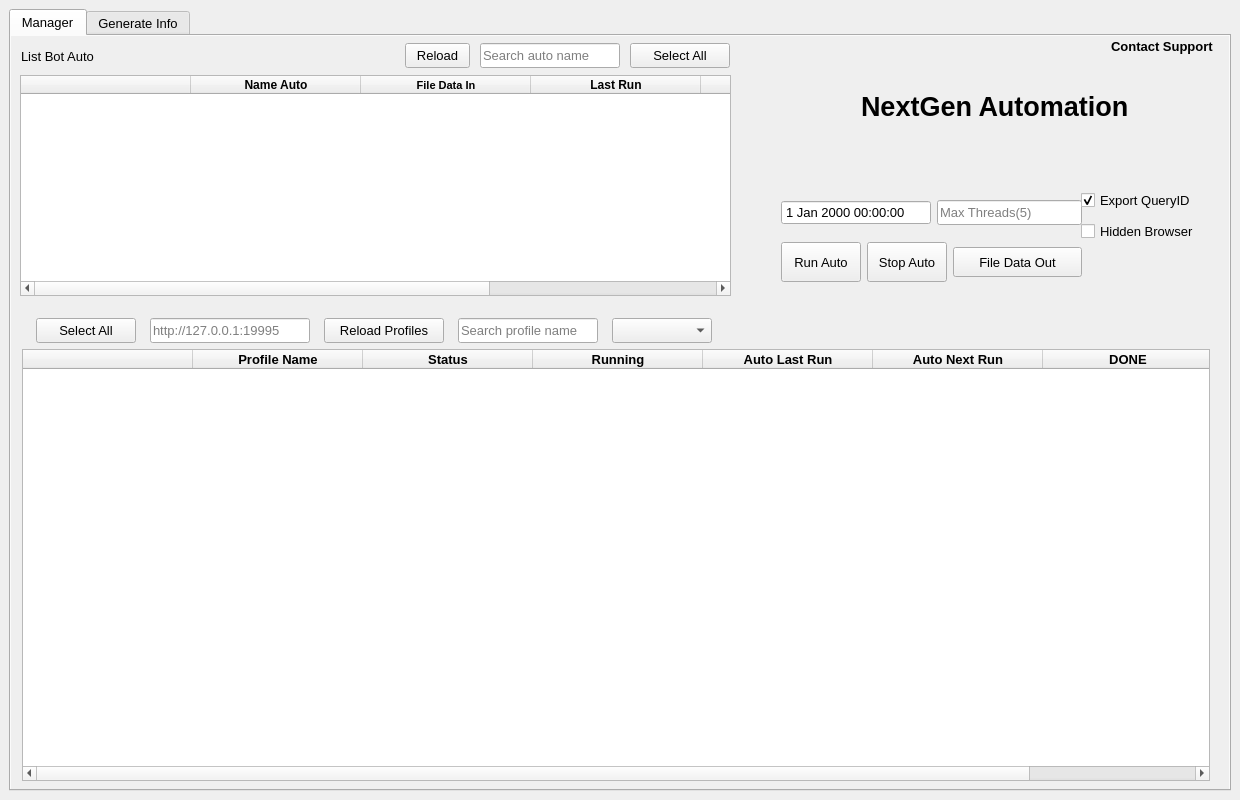
<?xml version="1.0" encoding="UTF-8"?>
<ui version="4.0">
 <class>MyMainWindow</class>
 <widget class="QMainWindow" name="MyMainWindow">
  <property name="geometry">
   <rect>
    <x>0</x>
    <y>0</y>
    <width>1240</width>
    <height>800</height>
   </rect>
  </property>
  <property name="minimumSize">
   <size>
    <width>1240</width>
    <height>700</height>
   </size>
  </property>
  <property name="maximumSize">
   <size>
    <width>1240</width>
    <height>800</height>
   </size>
  </property>
  <property name="font">
   <font>
    <family>Arial</family>
    <pointsize>10</pointsize>
   </font>
  </property>
  <property name="windowTitle">
   <string>NextGen Automation</string>
  </property>
  <property name="documentMode">
   <bool>false</bool>
  </property>
  <property name="tabShape">
   <enum>QTabWidget::Triangular</enum>
  </property>
  <property name="dockNestingEnabled">
   <bool>false</bool>
  </property>
  <widget class="QWidget" name="centralwidget">
   <property name="minimumSize">
    <size>
     <width>1240</width>
     <height>700</height>
    </size>
   </property>
   <property name="maximumSize">
    <size>
     <width>1240</width>
     <height>800</height>
    </size>
   </property>
   <property name="focusPolicy">
    <enum>Qt::TabFocus</enum>
   </property>
   <layout class="QVBoxLayout" name="verticalLayout">
    <item>
     <widget class="QTabWidget" name="tabWidget">
      <property name="autoFillBackground">
       <bool>true</bool>
      </property>
      <property name="currentIndex">
       <number>0</number>
      </property>
      <widget class="QWidget" name="tab">
       <property name="autoFillBackground">
        <bool>true</bool>
       </property>
       <attribute name="title">
        <string>Manager</string>
       </attribute>
       <widget class="QWidget" name="widget_6" native="true">
        <property name="geometry">
         <rect>
          <x>5</x>
          <y>270</y>
          <width>1200</width>
          <height>481</height>
         </rect>
        </property>
        <property name="maximumSize">
         <size>
          <width>1200</width>
          <height>16777215</height>
         </size>
        </property>
        <property name="autoFillBackground">
         <bool>true</bool>
        </property>
        <layout class="QVBoxLayout" name="verticalLayout_3">
         <property name="leftMargin">
          <number>6</number>
         </property>
         <property name="topMargin">
          <number>6</number>
         </property>
         <property name="rightMargin">
          <number>6</number>
         </property>
         <property name="bottomMargin">
          <number>6</number>
         </property>
         <item>
          <widget class="QWidget" name="widget_20" native="true">
           <property name="maximumSize">
            <size>
             <width>700</width>
             <height>40</height>
            </size>
           </property>
           <layout class="QHBoxLayout" name="horizontalLayout_17">
            <property name="spacing">
             <number>6</number>
            </property>
            <property name="leftMargin">
             <number>6</number>
            </property>
            <property name="topMargin">
             <number>6</number>
            </property>
            <property name="rightMargin">
             <number>0</number>
            </property>
            <property name="bottomMargin">
             <number>0</number>
            </property>
            <item>
             <widget class="QPushButton" name="btn_select_all_profiles">
              <property name="minimumSize">
               <size>
                <width>100</width>
                <height>25</height>
               </size>
              </property>
              <property name="maximumSize">
               <size>
                <width>100</width>
                <height>16777215</height>
               </size>
              </property>
              <property name="cursor">
               <cursorShape>PointingHandCursor</cursorShape>
              </property>
              <property name="text">
               <string>Select All</string>
              </property>
             </widget>
            </item>
            <item>
             <widget class="QLineEdit" name="in_api_url">
              <property name="enabled">
               <bool>true</bool>
              </property>
              <property name="minimumSize">
               <size>
                <width>0</width>
                <height>25</height>
               </size>
              </property>
              <property name="maximumSize">
               <size>
                <width>160</width>
                <height>16777215</height>
               </size>
              </property>
              <property name="font">
               <font>
                <pointsize>10</pointsize>
               </font>
              </property>
              <property name="placeholderText">
               <string>http://127.0.0.1:19995</string>
              </property>
             </widget>
            </item>
            <item>
             <widget class="QPushButton" name="btn_reload_profiles">
              <property name="minimumSize">
               <size>
                <width>120</width>
                <height>25</height>
               </size>
              </property>
              <property name="maximumSize">
               <size>
                <width>120</width>
                <height>16777215</height>
               </size>
              </property>
              <property name="cursor">
               <cursorShape>PointingHandCursor</cursorShape>
              </property>
              <property name="text">
               <string>Reload Profiles</string>
              </property>
             </widget>
            </item>
            <item>
             <widget class="QLineEdit" name="in_search_profiles">
              <property name="enabled">
               <bool>true</bool>
              </property>
              <property name="minimumSize">
               <size>
                <width>0</width>
                <height>25</height>
               </size>
              </property>
              <property name="maximumSize">
               <size>
                <width>140</width>
                <height>16777215</height>
               </size>
              </property>
              <property name="font">
               <font>
                <pointsize>10</pointsize>
               </font>
              </property>
              <property name="placeholderText">
               <string>Search profile name</string>
              </property>
             </widget>
            </item>
            <item>
             <widget class="QComboBox" name="cb_groups_profile">
              <property name="minimumSize">
               <size>
                <width>0</width>
                <height>25</height>
               </size>
              </property>
              <property name="maximumSize">
               <size>
                <width>100</width>
                <height>16777215</height>
               </size>
              </property>
             </widget>
            </item>
           </layout>
          </widget>
         </item>
         <item>
          <widget class="QTableWidget" name="table_list_profiles">
           <property name="minimumSize">
            <size>
             <width>0</width>
             <height>0</height>
            </size>
           </property>
           <property name="maximumSize">
            <size>
             <width>1230</width>
             <height>16777215</height>
            </size>
           </property>
           <property name="cursor" stdset="0">
            <cursorShape>ArrowCursor</cursorShape>
           </property>
           <property name="autoFillBackground">
            <bool>true</bool>
           </property>
           <property name="styleSheet">
            <string notr="true">#QHeaderView::section {
	border-bottom: 1px solid #D8D8D8;
}
 </string>
           </property>
           <property name="inputMethodHints">
            <set>Qt::ImhNone</set>
           </property>
           <property name="lineWidth">
            <number>1</number>
           </property>
           <property name="midLineWidth">
            <number>0</number>
           </property>
           <property name="editTriggers">
            <set>QAbstractItemView::NoEditTriggers</set>
           </property>
           <property name="showDropIndicator" stdset="0">
            <bool>false</bool>
           </property>
           <property name="dragDropOverwriteMode">
            <bool>false</bool>
           </property>
           <property name="alternatingRowColors">
            <bool>true</bool>
           </property>
           <property name="selectionMode">
            <enum>QAbstractItemView::SingleSelection</enum>
           </property>
           <property name="selectionBehavior">
            <enum>QAbstractItemView::SelectRows</enum>
           </property>
           <property name="showGrid">
            <bool>true</bool>
           </property>
           <property name="gridStyle">
            <enum>Qt::SolidLine</enum>
           </property>
           <property name="sortingEnabled">
            <bool>true</bool>
           </property>
           <property name="wordWrap">
            <bool>false</bool>
           </property>
           <property name="cornerButtonEnabled">
            <bool>false</bool>
           </property>
           <attribute name="horizontalHeaderVisible">
            <bool>true</bool>
           </attribute>
           <attribute name="horizontalHeaderCascadingSectionResizes">
            <bool>false</bool>
           </attribute>
           <attribute name="horizontalHeaderDefaultSectionSize">
            <number>170</number>
           </attribute>
           <attribute name="horizontalHeaderHighlightSections">
            <bool>false</bool>
           </attribute>
           <attribute name="horizontalHeaderMinimumSectionSize">
            <number>0</number>
           </attribute>
           <attribute name="horizontalHeaderShowSortIndicator" stdset="0">
            <bool>true</bool>
           </attribute>
           <attribute name="horizontalHeaderStretchLastSection">
            <bool>false</bool>
           </attribute>
           <attribute name="verticalHeaderVisible">
            <bool>false</bool>
           </attribute>
           <attribute name="verticalHeaderDefaultSectionSize">
            <number>40</number>
           </attribute>
           <attribute name="verticalHeaderHighlightSections">
            <bool>false</bool>
           </attribute>
           <attribute name="verticalHeaderMinimumSectionSize">
            <number>28</number>
           </attribute>
           <attribute name="verticalHeaderShowSortIndicator" stdset="0">
            <bool>false</bool>
           </attribute>
           <attribute name="verticalHeaderStretchLastSection">
            <bool>false</bool>
           </attribute>
           <column>
            <property name="text">
             <string/>
            </property>
           </column>
           <column>
            <property name="text">
             <string>Profile Name</string>
            </property>
            <property name="font">
             <font>
              <family>Arial</family>
              <pointsize>10</pointsize>
              <weight>75</weight>
              <bold>true</bold>
             </font>
            </property>
           </column>
           <column>
            <property name="text">
             <string>Status</string>
            </property>
            <property name="font">
             <font>
              <family>Arial</family>
              <pointsize>10</pointsize>
              <weight>75</weight>
              <bold>true</bold>
             </font>
            </property>
           </column>
           <column>
            <property name="text">
             <string>Running</string>
            </property>
            <property name="font">
             <font>
              <family>Arial</family>
              <pointsize>10</pointsize>
              <weight>75</weight>
              <bold>true</bold>
             </font>
            </property>
           </column>
           <column>
            <property name="text">
             <string>Auto Last Run</string>
            </property>
            <property name="font">
             <font>
              <family>Arial</family>
              <pointsize>10</pointsize>
              <weight>75</weight>
              <bold>true</bold>
             </font>
            </property>
           </column>
           <column>
            <property name="text">
             <string>Auto Next Run</string>
            </property>
            <property name="font">
             <font>
              <family>Arial</family>
              <pointsize>10</pointsize>
              <weight>75</weight>
              <bold>true</bold>
             </font>
            </property>
           </column>
           <column>
            <property name="text">
             <string>DONE</string>
            </property>
            <property name="font">
             <font>
              <family>Arial</family>
              <pointsize>10</pointsize>
              <weight>75</weight>
              <bold>true</bold>
             </font>
            </property>
           </column>
          </widget>
         </item>
        </layout>
       </widget>
       <widget class="QWidget" name="widget" native="true">
        <property name="geometry">
         <rect>
          <x>0</x>
          <y>0</y>
          <width>1211</width>
          <height>271</height>
         </rect>
        </property>
        <widget class="QWidget" name="widget_2" native="true">
         <property name="geometry">
          <rect>
           <x>0</x>
           <y>0</y>
           <width>731</width>
           <height>261</height>
          </rect>
         </property>
         <property name="autoFillBackground">
          <bool>true</bool>
         </property>
         <widget class="QTableWidget" name="table_list_auto">
          <property name="geometry">
           <rect>
            <x>9</x>
            <y>39</y>
            <width>711</width>
            <height>221</height>
           </rect>
          </property>
          <property name="minimumSize">
           <size>
            <width>0</width>
            <height>0</height>
           </size>
          </property>
          <property name="maximumSize">
           <size>
            <width>1230</width>
            <height>16777215</height>
           </size>
          </property>
          <property name="cursor" stdset="0">
           <cursorShape>ArrowCursor</cursorShape>
          </property>
          <property name="focusPolicy">
           <enum>Qt::StrongFocus</enum>
          </property>
          <property name="autoFillBackground">
           <bool>true</bool>
          </property>
          <property name="styleSheet">
           <string notr="true">#QHeaderView::section {
	border-bottom: 1px solid #D8D8D8;
}
 </string>
          </property>
          <property name="inputMethodHints">
           <set>Qt::ImhNone</set>
          </property>
          <property name="lineWidth">
           <number>1</number>
          </property>
          <property name="midLineWidth">
           <number>0</number>
          </property>
          <property name="editTriggers">
           <set>QAbstractItemView::NoEditTriggers</set>
          </property>
          <property name="showDropIndicator" stdset="0">
           <bool>false</bool>
          </property>
          <property name="dragDropOverwriteMode">
           <bool>false</bool>
          </property>
          <property name="alternatingRowColors">
           <bool>true</bool>
          </property>
          <property name="selectionMode">
           <enum>QAbstractItemView::SingleSelection</enum>
          </property>
          <property name="selectionBehavior">
           <enum>QAbstractItemView::SelectRows</enum>
          </property>
          <property name="showGrid">
           <bool>true</bool>
          </property>
          <property name="gridStyle">
           <enum>Qt::SolidLine</enum>
          </property>
          <property name="sortingEnabled">
           <bool>true</bool>
          </property>
          <property name="wordWrap">
           <bool>false</bool>
          </property>
          <property name="cornerButtonEnabled">
           <bool>false</bool>
          </property>
          <attribute name="horizontalHeaderVisible">
           <bool>true</bool>
          </attribute>
          <attribute name="horizontalHeaderCascadingSectionResizes">
           <bool>false</bool>
          </attribute>
          <attribute name="horizontalHeaderDefaultSectionSize">
           <number>170</number>
          </attribute>
          <attribute name="horizontalHeaderHighlightSections">
           <bool>false</bool>
          </attribute>
          <attribute name="horizontalHeaderMinimumSectionSize">
           <number>0</number>
          </attribute>
          <attribute name="horizontalHeaderShowSortIndicator" stdset="0">
           <bool>true</bool>
          </attribute>
          <attribute name="horizontalHeaderStretchLastSection">
           <bool>false</bool>
          </attribute>
          <attribute name="verticalHeaderVisible">
           <bool>false</bool>
          </attribute>
          <attribute name="verticalHeaderDefaultSectionSize">
           <number>40</number>
          </attribute>
          <attribute name="verticalHeaderHighlightSections">
           <bool>false</bool>
          </attribute>
          <attribute name="verticalHeaderMinimumSectionSize">
           <number>28</number>
          </attribute>
          <attribute name="verticalHeaderShowSortIndicator" stdset="0">
           <bool>false</bool>
          </attribute>
          <attribute name="verticalHeaderStretchLastSection">
           <bool>false</bool>
          </attribute>
          <column>
           <property name="text">
            <string/>
           </property>
          </column>
          <column>
           <property name="text">
            <string>Name Auto</string>
           </property>
           <property name="font">
            <font>
             <family>Arial</family>
             <weight>75</weight>
             <bold>true</bold>
            </font>
           </property>
          </column>
          <column>
           <property name="text">
            <string>File Data In</string>
           </property>
           <property name="font">
            <font>
             <family>Arial</family>
             <pointsize>8</pointsize>
             <weight>75</weight>
             <bold>true</bold>
            </font>
           </property>
          </column>
          <column>
           <property name="text">
            <string>Last Run</string>
           </property>
           <property name="font">
            <font>
             <family>Arial</family>
             <weight>75</weight>
             <bold>true</bold>
            </font>
           </property>
          </column>
          <column>
           <property name="text">
            <string>Next Run</string>
           </property>
           <property name="font">
            <font>
             <family>Arial</family>
             <weight>75</weight>
             <bold>true</bold>
            </font>
           </property>
          </column>
          <column>
           <property name="text">
            <string>Last Updated</string>
           </property>
           <property name="font">
            <font>
             <family>Arial</family>
             <pointsize>8</pointsize>
             <weight>75</weight>
             <bold>true</bold>
            </font>
           </property>
          </column>
         </widget>
         <widget class="QLabel" name="label">
          <property name="geometry">
           <rect>
            <x>10</x>
            <y>12</y>
            <width>91</width>
            <height>16</height>
           </rect>
          </property>
          <property name="text">
           <string>List Bot Auto</string>
          </property>
         </widget>
         <widget class="QWidget" name="widget_8" native="true">
          <property name="geometry">
           <rect>
            <x>390</x>
            <y>4</y>
            <width>335</width>
            <height>31</height>
           </rect>
          </property>
          <layout class="QHBoxLayout" name="horizontalLayout_4">
           <property name="spacing">
            <number>6</number>
           </property>
           <property name="leftMargin">
            <number>0</number>
           </property>
           <property name="topMargin">
            <number>0</number>
           </property>
           <property name="rightMargin">
            <number>0</number>
           </property>
           <property name="bottomMargin">
            <number>0</number>
           </property>
           <item>
            <widget class="QPushButton" name="btn_reload_auto">
             <property name="minimumSize">
              <size>
               <width>65</width>
               <height>25</height>
              </size>
             </property>
             <property name="maximumSize">
              <size>
               <width>65</width>
               <height>25</height>
              </size>
             </property>
             <property name="cursor">
              <cursorShape>PointingHandCursor</cursorShape>
             </property>
             <property name="text">
              <string>Reload</string>
             </property>
            </widget>
           </item>
           <item>
            <widget class="QLineEdit" name="in_search_auto">
             <property name="enabled">
              <bool>true</bool>
             </property>
             <property name="minimumSize">
              <size>
               <width>0</width>
               <height>25</height>
              </size>
             </property>
             <property name="maximumSize">
              <size>
               <width>140</width>
               <height>16777215</height>
              </size>
             </property>
             <property name="font">
              <font>
               <pointsize>10</pointsize>
              </font>
             </property>
             <property name="placeholderText">
              <string>Search auto name</string>
             </property>
            </widget>
           </item>
           <item>
            <widget class="QPushButton" name="btn_select_all_auto">
             <property name="minimumSize">
              <size>
               <width>100</width>
               <height>25</height>
              </size>
             </property>
             <property name="maximumSize">
              <size>
               <width>100</width>
               <height>25</height>
              </size>
             </property>
             <property name="cursor">
              <cursorShape>PointingHandCursor</cursorShape>
             </property>
             <property name="text">
              <string>Select All</string>
             </property>
            </widget>
           </item>
          </layout>
         </widget>
        </widget>
        <widget class="QWidget" name="widget_4" native="true">
         <property name="geometry">
          <rect>
           <x>730</x>
           <y>0</y>
           <width>481</width>
           <height>271</height>
          </rect>
         </property>
         <property name="autoFillBackground">
          <bool>true</bool>
         </property>
         <widget class="QWidget" name="widget_5" native="true">
          <property name="geometry">
           <rect>
            <x>40</x>
            <y>150</y>
            <width>301</width>
            <height>53</height>
           </rect>
          </property>
          <layout class="QHBoxLayout" name="horizontalLayout_2">
           <item>
            <widget class="QDateTimeEdit" name="in_date_time_run">
             <property name="minimumSize">
              <size>
               <width>150</width>
               <height>25</height>
              </size>
             </property>
             <property name="buttonSymbols">
              <enum>QAbstractSpinBox::NoButtons</enum>
             </property>
            </widget>
           </item>
           <item>
            <widget class="QLineEdit" name="in_max_threads">
             <property name="minimumSize">
              <size>
               <width>0</width>
               <height>25</height>
              </size>
             </property>
             <property name="placeholderText">
              <string>Max Threads(5)</string>
             </property>
            </widget>
           </item>
          </layout>
         </widget>
         <widget class="QLabel" name="lb_lien_he_ho_tro_2">
          <property name="geometry">
           <rect>
            <x>120</x>
            <y>50</y>
            <width>271</width>
            <height>41</height>
           </rect>
          </property>
          <property name="font">
           <font>
            <pointsize>20</pointsize>
            <weight>75</weight>
            <bold>true</bold>
           </font>
          </property>
          <property name="text">
           <string>NextGen Automation</string>
          </property>
         </widget>
         <widget class="QWidget" name="widget_7" native="true">
          <property name="geometry">
           <rect>
            <x>40</x>
            <y>200</y>
            <width>301</width>
            <height>53</height>
           </rect>
          </property>
          <layout class="QHBoxLayout" name="horizontalLayout_3">
           <item>
            <widget class="QPushButton" name="btn_run_auto">
             <property name="minimumSize">
              <size>
               <width>80</width>
               <height>35</height>
              </size>
             </property>
             <property name="maximumSize">
              <size>
               <width>50</width>
               <height>40</height>
              </size>
             </property>
             <property name="cursor">
              <cursorShape>PointingHandCursor</cursorShape>
             </property>
             <property name="text">
              <string>Run Auto</string>
             </property>
            </widget>
           </item>
           <item>
            <widget class="QPushButton" name="btn_stop_auto">
             <property name="minimumSize">
              <size>
               <width>80</width>
               <height>35</height>
              </size>
             </property>
             <property name="maximumSize">
              <size>
               <width>50</width>
               <height>40</height>
              </size>
             </property>
             <property name="cursor">
              <cursorShape>PointingHandCursor</cursorShape>
             </property>
             <property name="text">
              <string>Stop Auto</string>
             </property>
            </widget>
           </item>
           <item>
            <widget class="QPushButton" name="btn_file_data_out">
             <property name="minimumSize">
              <size>
               <width>110</width>
               <height>30</height>
              </size>
             </property>
             <property name="cursor">
              <cursorShape>PointingHandCursor</cursorShape>
             </property>
             <property name="text">
              <string>File Data Out</string>
             </property>
            </widget>
           </item>
          </layout>
         </widget>
         <widget class="QWidget" name="widget_3" native="true">
          <property name="geometry">
           <rect>
            <x>340</x>
            <y>150</y>
            <width>151</width>
            <height>62</height>
           </rect>
          </property>
          <layout class="QVBoxLayout" name="verticalLayout_2">
           <item>
            <widget class="QCheckBox" name="cb_export_query_id">
             <property name="text">
              <string>Export QueryID</string>
             </property>
             <property name="checked">
              <bool>true</bool>
             </property>
            </widget>
           </item>
           <item>
            <widget class="QCheckBox" name="cb_hidden_browser">
             <property name="text">
              <string>Hidden Browser</string>
             </property>
             <property name="checked">
              <bool>false</bool>
             </property>
            </widget>
           </item>
          </layout>
         </widget>
        </widget>
        <widget class="QLabel" name="lb_lien_he_ho_tro">
         <property name="geometry">
          <rect>
           <x>1100</x>
           <y>0</y>
           <width>111</width>
           <height>20</height>
          </rect>
         </property>
         <property name="font">
          <font>
           <weight>75</weight>
           <bold>true</bold>
          </font>
         </property>
         <property name="cursor">
          <cursorShape>PointingHandCursor</cursorShape>
         </property>
         <property name="text">
          <string>Contact Support</string>
         </property>
        </widget>
       </widget>
      </widget>
      <widget class="QWidget" name="tab_2">
       <property name="autoFillBackground">
        <bool>true</bool>
       </property>
       <attribute name="title">
        <string>Generate Info</string>
       </attribute>
       <widget class="QWidget" name="widget_68" native="true">
        <property name="geometry">
         <rect>
          <x>0</x>
          <y>0</y>
          <width>501</width>
          <height>201</height>
         </rect>
        </property>
        <property name="autoFillBackground">
         <bool>true</bool>
        </property>
        <widget class="QLabel" name="label_50">
         <property name="geometry">
          <rect>
           <x>20</x>
           <y>10</y>
           <width>131</width>
           <height>16</height>
          </rect>
         </property>
         <property name="text">
          <string>Generate Data temp</string>
         </property>
        </widget>
        <widget class="QWidget" name="widget_69" native="true">
         <property name="geometry">
          <rect>
           <x>10</x>
           <y>73</y>
           <width>481</width>
           <height>41</height>
          </rect>
         </property>
         <layout class="QHBoxLayout" name="horizontalLayout_56">
          <item>
           <widget class="QLabel" name="label_51">
            <property name="minimumSize">
             <size>
              <width>50</width>
              <height>0</height>
             </size>
            </property>
            <property name="text">
             <string>Mail</string>
            </property>
           </widget>
          </item>
          <item>
           <widget class="QLineEdit" name="in_mail_generated">
            <property name="minimumSize">
             <size>
              <width>0</width>
              <height>25</height>
             </size>
            </property>
           </widget>
          </item>
          <item>
           <widget class="QComboBox" name="cbb_in_host_mail">
            <property name="minimumSize">
             <size>
              <width>120</width>
              <height>25</height>
             </size>
            </property>
            <property name="maximumSize">
             <size>
              <width>120</width>
              <height>16777215</height>
             </size>
            </property>
            <property name="cursor">
             <cursorShape>PointingHandCursor</cursorShape>
            </property>
            <item>
             <property name="text">
              <string>@hotmail.com</string>
             </property>
            </item>
            <item>
             <property name="text">
              <string>@outlook.com</string>
             </property>
            </item>
            <item>
             <property name="text">
              <string>@gmail.com</string>
             </property>
            </item>
            <item>
             <property name="text">
              <string>@inboxbear.com</string>
             </property>
            </item>
            <item>
             <property name="text">
              <string>@blondmail.com</string>
             </property>
            </item>
            <item>
             <property name="text">
              <string>@guysmail.com</string>
             </property>
            </item>
            <item>
             <property name="text">
              <string>Custom</string>
             </property>
            </item>
           </widget>
          </item>
          <item>
           <widget class="QLabel" name="label_57">
            <property name="text">
             <string>Length</string>
            </property>
           </widget>
          </item>
          <item>
           <widget class="QLineEdit" name="in_length_mail">
            <property name="minimumSize">
             <size>
              <width>40</width>
              <height>25</height>
             </size>
            </property>
            <property name="maximumSize">
             <size>
              <width>40</width>
              <height>16777215</height>
             </size>
            </property>
            <property name="text">
             <string>17</string>
            </property>
            <property name="maxLength">
             <number>2</number>
            </property>
           </widget>
          </item>
          <item>
           <widget class="QPushButton" name="btn_generate_mail">
            <property name="minimumSize">
             <size>
              <width>0</width>
              <height>25</height>
             </size>
            </property>
            <property name="cursor">
             <cursorShape>PointingHandCursor</cursorShape>
            </property>
            <property name="text">
             <string>Generate</string>
            </property>
           </widget>
          </item>
         </layout>
        </widget>
        <widget class="QWidget" name="widget_70" native="true">
         <property name="geometry">
          <rect>
           <x>10</x>
           <y>117</y>
           <width>481</width>
           <height>41</height>
          </rect>
         </property>
         <layout class="QHBoxLayout" name="horizontalLayout_57">
          <item>
           <widget class="QLabel" name="label_52">
            <property name="minimumSize">
             <size>
              <width>50</width>
              <height>0</height>
             </size>
            </property>
            <property name="text">
             <string>Pass</string>
            </property>
           </widget>
          </item>
          <item>
           <widget class="QLineEdit" name="in_pass_generated">
            <property name="minimumSize">
             <size>
              <width>0</width>
              <height>25</height>
             </size>
            </property>
            <property name="alignment">
             <set>Qt::AlignCenter</set>
            </property>
           </widget>
          </item>
          <item>
           <widget class="QLabel" name="label_58">
            <property name="text">
             <string>Length</string>
            </property>
           </widget>
          </item>
          <item>
           <widget class="QLineEdit" name="in_length_password">
            <property name="minimumSize">
             <size>
              <width>40</width>
              <height>25</height>
             </size>
            </property>
            <property name="maximumSize">
             <size>
              <width>40</width>
              <height>16777215</height>
             </size>
            </property>
            <property name="text">
             <string>15</string>
            </property>
            <property name="maxLength">
             <number>2</number>
            </property>
           </widget>
          </item>
          <item>
           <widget class="QCheckBox" name="cb_has_symbols">
            <property name="cursor">
             <cursorShape>PointingHandCursor</cursorShape>
            </property>
            <property name="text">
             <string>Symbols</string>
            </property>
           </widget>
          </item>
          <item>
           <widget class="QPushButton" name="btn_generate_pass">
            <property name="minimumSize">
             <size>
              <width>0</width>
              <height>25</height>
             </size>
            </property>
            <property name="cursor">
             <cursorShape>PointingHandCursor</cursorShape>
            </property>
            <property name="text">
             <string>Generate</string>
            </property>
           </widget>
          </item>
         </layout>
        </widget>
        <widget class="QWidget" name="widget_77" native="true">
         <property name="geometry">
          <rect>
           <x>10</x>
           <y>30</y>
           <width>481</width>
           <height>41</height>
          </rect>
         </property>
         <layout class="QHBoxLayout" name="horizontalLayout_64">
          <item>
           <widget class="QLabel" name="label_64">
            <property name="minimumSize">
             <size>
              <width>50</width>
              <height>0</height>
             </size>
            </property>
            <property name="maximumSize">
             <size>
              <width>16777215</width>
              <height>16777215</height>
             </size>
            </property>
            <property name="text">
             <string>Name</string>
            </property>
           </widget>
          </item>
          <item>
           <widget class="QLineEdit" name="in_name_generated">
            <property name="minimumSize">
             <size>
              <width>0</width>
              <height>25</height>
             </size>
            </property>
            <property name="alignment">
             <set>Qt::AlignCenter</set>
            </property>
           </widget>
          </item>
          <item>
           <widget class="QPushButton" name="btn_generate_name">
            <property name="minimumSize">
             <size>
              <width>0</width>
              <height>25</height>
             </size>
            </property>
            <property name="cursor">
             <cursorShape>PointingHandCursor</cursorShape>
            </property>
            <property name="text">
             <string>Generate</string>
            </property>
           </widget>
          </item>
         </layout>
        </widget>
        <widget class="QWidget" name="widget_78" native="true">
         <property name="geometry">
          <rect>
           <x>160</x>
           <y>0</y>
           <width>141</width>
           <height>38</height>
          </rect>
         </property>
         <layout class="QHBoxLayout" name="horizontalLayout_65">
          <item>
           <widget class="QLabel" name="label_65">
            <property name="text">
             <string>Country</string>
            </property>
           </widget>
          </item>
          <item>
           <widget class="QComboBox" name="cbb_in_generate_country">
            <property name="minimumSize">
             <size>
              <width>80</width>
              <height>25</height>
             </size>
            </property>
            <property name="maximumSize">
             <size>
              <width>80</width>
              <height>16777215</height>
             </size>
            </property>
            <property name="cursor">
             <cursorShape>PointingHandCursor</cursorShape>
            </property>
            <item>
             <property name="text">
              <string>US</string>
             </property>
            </item>
            <item>
             <property name="text">
              <string>China</string>
             </property>
            </item>
            <item>
             <property name="text">
              <string>Germany</string>
             </property>
            </item>
            <item>
             <property name="text">
              <string>Korea</string>
             </property>
            </item>
            <item>
             <property name="text">
              <string>Japan</string>
             </property>
            </item>
            <item>
             <property name="text">
              <string>French</string>
             </property>
            </item>
           </widget>
          </item>
         </layout>
        </widget>
        <widget class="QWidget" name="widget_79" native="true">
         <property name="geometry">
          <rect>
           <x>10</x>
           <y>160</y>
           <width>481</width>
           <height>41</height>
          </rect>
         </property>
         <layout class="QHBoxLayout" name="horizontalLayout_66">
          <item>
           <widget class="QLabel" name="label_66">
            <property name="minimumSize">
             <size>
              <width>50</width>
              <height>0</height>
             </size>
            </property>
            <property name="text">
             <string>Address</string>
            </property>
           </widget>
          </item>
          <item>
           <widget class="QLineEdit" name="in_address_generated">
            <property name="minimumSize">
             <size>
              <width>0</width>
              <height>25</height>
             </size>
            </property>
            <property name="alignment">
             <set>Qt::AlignCenter</set>
            </property>
           </widget>
          </item>
          <item>
           <widget class="QPushButton" name="btn_generate_address">
            <property name="minimumSize">
             <size>
              <width>0</width>
              <height>25</height>
             </size>
            </property>
            <property name="cursor">
             <cursorShape>PointingHandCursor</cursorShape>
            </property>
            <property name="text">
             <string>Generate</string>
            </property>
           </widget>
          </item>
         </layout>
        </widget>
       </widget>
      </widget>
     </widget>
    </item>
   </layout>
  </widget>
 </widget>
 <resources/>
 <connections/>
</ui>
